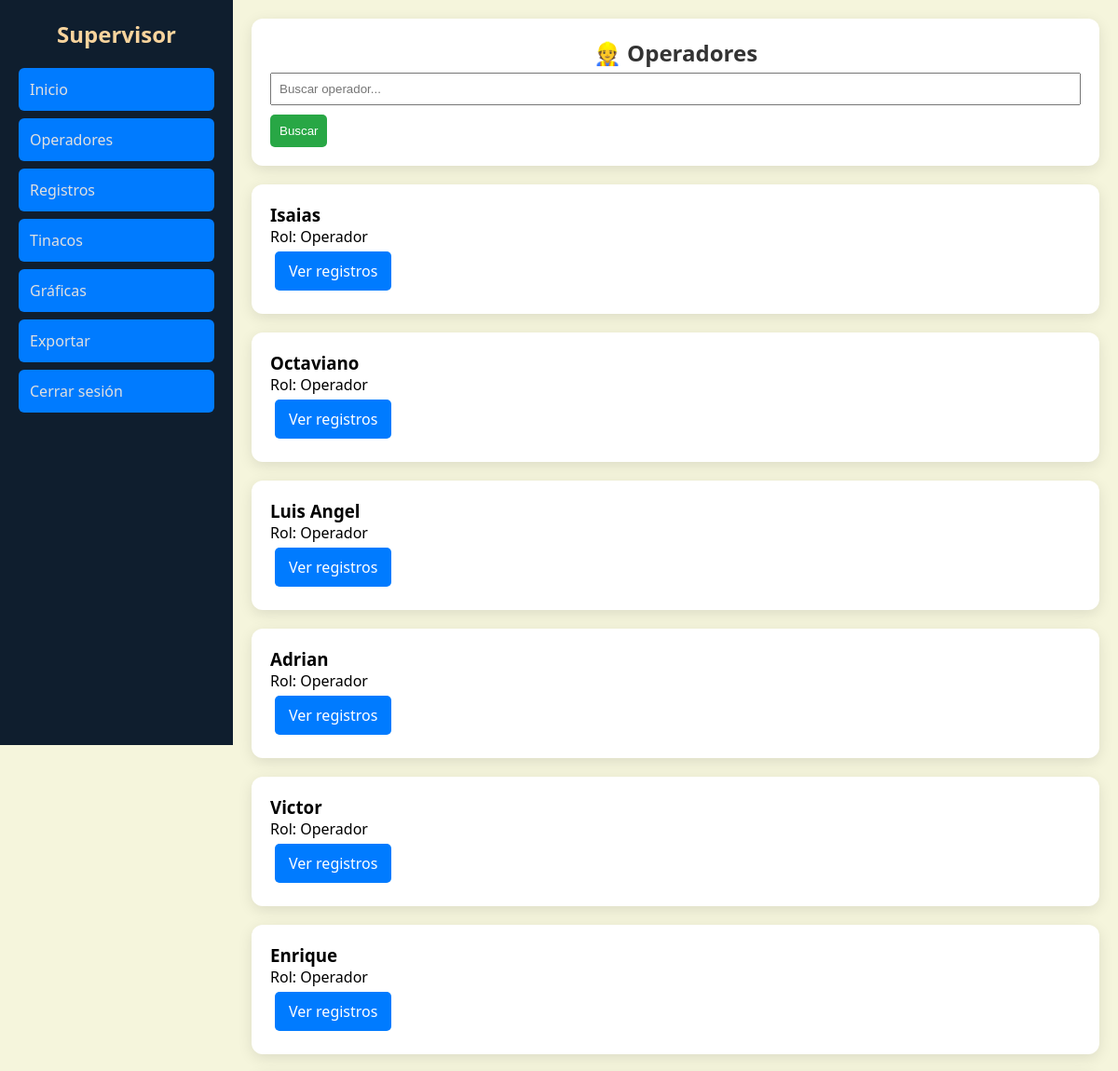
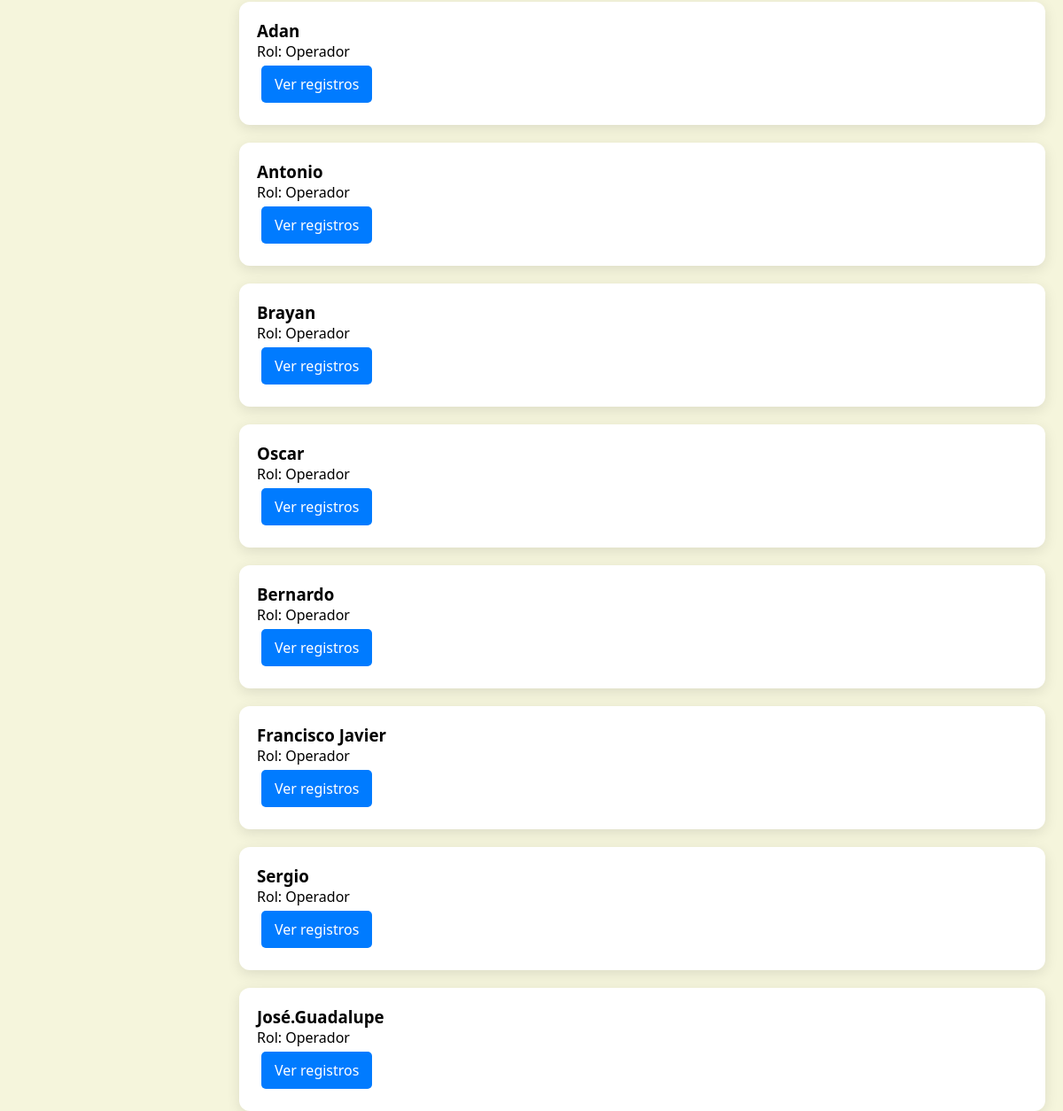
/ver_operadores.php (signed in), run on the app's committed database (2 pictures, top to bottom).
### tables this page shows
CREATE TABLE `usuarios` (
  `id_usuario` int(11) NOT NULL,
  `nombre` varchar(50) DEFAULT NULL,
  `usuario` varchar(30) DEFAULT NULL,
  `contrasena` varchar(30) DEFAULT NULL,
  `rol` varchar(20) DEFAULT NULL
);

### ver_operadores.php (the view, shortened to what this page needs)
<link rel="stylesheet" href="estilos.css">
<?php
include("conexion.php");
$busqueda = "";
$sql = "SELECT * FROM usuarios
WHERE rol='operador'
AND usuario LIKE '%$busqueda%'";
$res = $conn->query($sql);
?>
<link rel="stylesheet" href="dashboard.css">
<div class="sidebar">
    <h2>Supervisor</h2>
    <a href="supervisor.php">Inicio</a>
    <a href="ver_operadores.php" class="active">Operadores</a>
    <a href="ver_registros.php">Registros</a>
    <a href="ver_tinacos.php">Tinacos</a>
    <a href="graficas.php">Gráficas</a>
    <a href="exportar.php">Exportar</a>
    <a href="logout.php">Cerrar sesión</a>
</div>
<div class="content">
    <div class="card">
        <h2>👷 Operadores</h2>
        <form method="POST" class="buscador">
            <input type="text" name="busqueda" placeholder="Buscar operador...">
            <button name="buscar">Buscar</button>
        </form>
    </div>
    <div class="grid">
        <?php
        while($fila = $res->fetch_assoc()){
        ?>
        <div class="card operador-card">
            <h3><?php echo $fila['usuario']; ?></h3>
            <p>Rol: Operador</p>
            <a href="ver_registros.php?id=<?php echo $fila['id_usuario']; ?>" class="btn-ver">
                Ver registros
            </a>
        </div>
        <?php } ?>
    </div>
</div>

### estilos.css (style rules this page uses)
h2 { text-align: center; color: #333; }
a { display: inline-block; padding: 10px 15px; background: #007BFF; color: white; text-decoration: none; border-radius: 5px; margin: 5px; }
input, select { padding: 8px; width: 100%; margin-top: 5px; margin-bottom: 10px; }
button { background: #28a745; color: white; padding: 10px; border: none; border-radius: 5px; cursor: pointer; }

### dashboard.css (style rules this page uses)
* { margin:0; padding:0; box-sizing:border-box; }
.sidebar { width:250px; height:100vh; background:#0f1e2e; color:white; padding:20px; position:fixed; left:0; top:0; transition:0.3s; }
.sidebar h2 { text-align:center; color:#f8d49d; margin-bottom:20px; }
.sidebar a { display:block; padding:12px; margin:8px 0; color:#e0e0e0; text-decoration:none; border-radius:6px; }
.content { margin-left:250px; padding:20px; width:100%; }
.card { background:white; padding:20px; border-radius:12px; box-shadow:0 4px 15px rgba(0,0,0,0.1); margin-bottom:20px; }

### data on the page
usuarios: usuario "Isaias"
usuarios: usuario "Octaviano"
usuarios: usuario "Luis Angel"
usuarios: usuario "Adrian"
usuarios: usuario "Victor"
usuarios: usuario "Enrique"
usuarios: usuario "Adan"
usuarios: usuario "Antonio"
usuarios: usuario "Brayan"
usuarios: usuario "Oscar"
usuarios: usuario "Bernardo"
usuarios: usuario "Francisco Javier"
usuarios: usuario "Sergio"
usuarios: usuario "José.Guadalupe"
